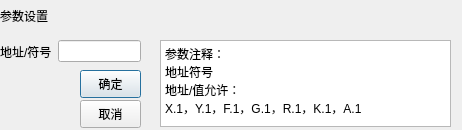
<?xml version="1.0" encoding="UTF-8"?>
<ui version="4.0">
 <class>windows</class>
 <widget class="QDialog" name="windows">
  <property name="geometry">
   <rect>
    <x>0</x>
    <y>0</y>
    <width>462</width>
    <height>130</height>
   </rect>
  </property>
  <property name="windowTitle">
   <string>Dialog</string>
  </property>
  <widget class="QPushButton" name="pushButton_open">
   <property name="geometry">
    <rect>
     <x>80</x>
     <y>70</y>
     <width>61</width>
     <height>28</height>
    </rect>
   </property>
   <property name="text">
    <string>确定</string>
   </property>
  </widget>
  <widget class="QPushButton" name="pushButton_close_2">
   <property name="geometry">
    <rect>
     <x>80</x>
     <y>100</y>
     <width>61</width>
     <height>28</height>
    </rect>
   </property>
   <property name="text">
    <string>取消</string>
   </property>
  </widget>
  <widget class="QPlainTextEdit" name="plainTextEdit">
   <property name="geometry">
    <rect>
     <x>160</x>
     <y>40</y>
     <width>291</width>
     <height>87</height>
    </rect>
   </property>
   <property name="plainText">
    <string>参数注释：
地址符号
地址/值允许：
X.1，Y.1，F.1，G.1，R.1，K.1，A.1</string>
   </property>
  </widget>
  <widget class="QLabel" name="label_2">
   <property name="geometry">
    <rect>
     <x>0</x>
     <y>0</y>
     <width>471</width>
     <height>31</height>
    </rect>
   </property>
   <property name="text">
    <string>参数设置</string>
   </property>
  </widget>
  <widget class="QWidget" name="">
   <property name="geometry">
    <rect>
     <x>0</x>
     <y>40</y>
     <width>141</width>
     <height>23</height>
    </rect>
   </property>
   <layout class="QHBoxLayout" name="horizontalLayout">
    <item>
     <widget class="QLabel" name="label">
      <property name="text">
       <string>地址/符号</string>
      </property>
     </widget>
    </item>
    <item>
     <widget class="QLineEdit" name="lineEdit"/>
    </item>
   </layout>
  </widget>
 </widget>
 <resources/>
 <connections/>
</ui>
